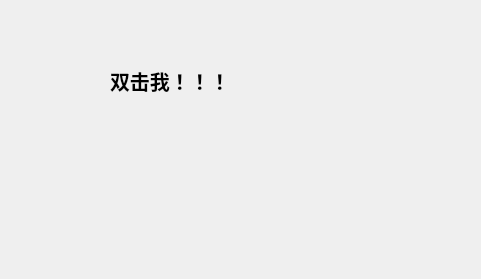
<?xml version="1.0" encoding="UTF-8"?>
<ui version="4.0">
 <class>Widget</class>
 <widget class="QWidget" name="Widget">
  <property name="geometry">
   <rect>
    <x>0</x>
    <y>0</y>
    <width>481</width>
    <height>279</height>
   </rect>
  </property>
  <property name="windowTitle">
   <string>Widget</string>
  </property>
  <widget class="TMyLabel" name="label">
   <property name="geometry">
    <rect>
     <x>110</x>
     <y>60</y>
     <width>151</width>
     <height>41</height>
    </rect>
   </property>
   <property name="font">
    <font>
     <pointsize>15</pointsize>
     <bold>true</bold>
    </font>
   </property>
   <property name="text">
    <string>双击我！！！</string>
   </property>
  </widget>
 </widget>
 <customwidgets>
  <customwidget>
   <class>TMyLabel</class>
   <extends>QLabel</extends>
   <header location="global">tmylabel.h</header>
  </customwidget>
 </customwidgets>
 <resources/>
 <connections/>
</ui>
